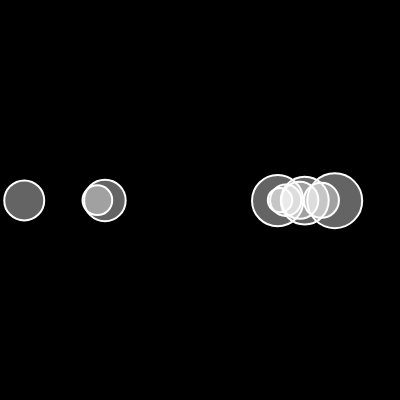
Frame 1 (no input)
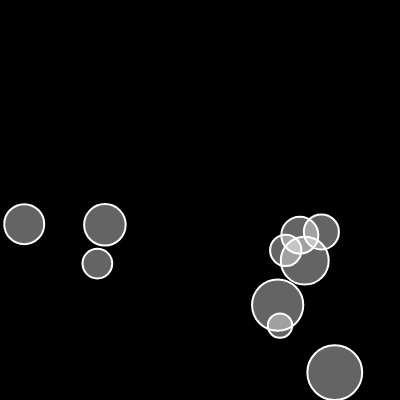
Frame 60 (no input)
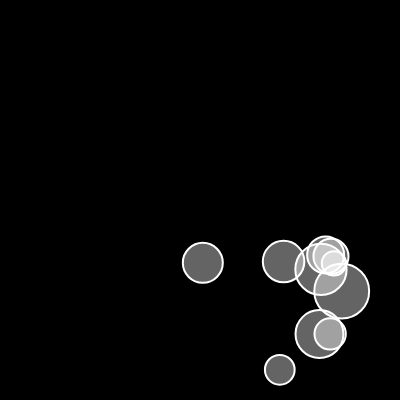
Frame 120 (the mouse pressed at the canvas centre since frame 60)

The p5.js sketch that drew these frames (run headless with seeded random() and noise() and a simulated clock; from frame 60 on, the mouse is pressed at the canvas centre):

// p5.js sketch
// ── sketch.js
let movers = [];
let mu = 0.1;

function setup() {
	createCanvas(400, 400);
	for (let i = 0; i < 10; i++) {
		movers[i] = new Mover(random(width), 200, random(1, 8));
	}
}

function draw() {
	background(0);

	for (let mover of movers) {
		// ? Euler's integration에 의해 중력값이 축적되므로 update() 상에서 중력에 0 값을 주어야 함
		if (mouseIsPressed) {
			let wind = createVector(0.1, 0);
			mover.applyForce(wind);
		}
		let gravity = createVector(0, 0.1);
		let weight = p5.Vector.mult(gravity, mover.mass);
		mover.applyForce(weight);
		mover.friction();
		mover.update();
		mover.edges();
		mover.show();
	}
}

// ── Mover.js
// ? Force = Mass * Acceleration;

class Mover {
	constructor(x, y, m) {
		this.pos = createVector(x, y);
		this.vel = createVector(0, 0);
		this.acc = createVector(0, 0);
		this.mass = m;
		this.r = sqrt(this.mass) * 10;
	}

	friction() {
		let diff = height - (this.pos.y + this.r);
		if (diff < 1) {
			// ? Easy way
			this.vel.mult(0.95);
			// ? Mathmatical way
			/*
			// ? 속도를 정규화하고 반대 방향으로 설정
			let friction = this.vel.copy();
			friction.normalize();
			friction.mult(-1);

			// ? Magnitude of Fricition
			let normal = this.mass;
			// ? 정규화된 속도 힘에 설정된 마찰계수와 수직항력의 곱만큼 magnitude를 설정
			friction.setMag(mu * normal);

			this.applyForce(friction);
			*/
		}
	}

	applyForce(force) {
		// ! this.acc = force일 때, gravity와 wind 값이 같이 적용되는 것이 아니라
		// ! (0,1) 혹은 (1,0)의 형태로 적용되므로 오류 발생
		this.acc.add(force);
	}

	// ? code 상에는 보이지 않지만 Euler's integration에 의해 속도가 점차 감소하여 바닥에 떨어지는 상태가 됨
	// ? this.vel.y의 축적값이 변동되면서 점차 가라앉는 모션이 생김
	// ? this.pos.y의 값: 201, 400, 210, 400, 229, 400, 247...
	edges() {
		if (this.pos.y >= height - this.r) {
			// ? 높이 값이 초과했을 경우 바닥 값으로 강제 고정함으로써 변동이 생김
			this.pos.y = height - this.r;
			this.vel.y *= -1;
		}

		if (this.pos.x >= width - this.r) {
			this.pos.x = width - this.r;
			this.vel.x *= -1;
		} else if (this.pos.x <= this.r) {
			this.pos.x = this.r;
			this.vel.x *= -1;
		}
	}

	update() {
		this.vel.add(this.acc);
		this.pos.add(this.vel);
		// ? Acceleration 값을 고정해 값이 누적값이 되지 않아 속도가 조절됨
		this.acc.set(0, 0);
	}

	show() {
		stroke(255);
		strokeWeight(2);
		fill(255, 100);
		ellipse(this.pos.x, this.pos.y, this.r * 2);
	}
}
